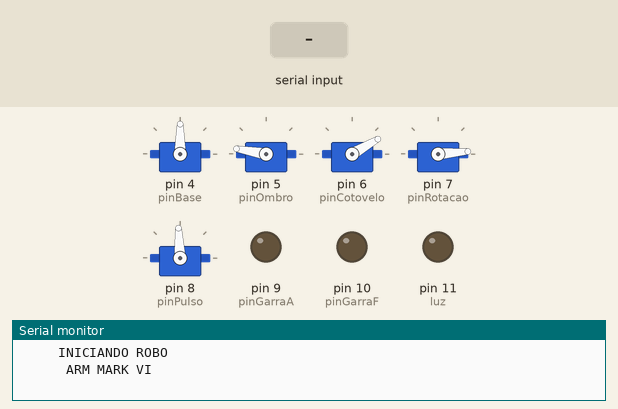
Simulated run of this sketch. Board: Arduino Uno, built with avr-gcc and run on an emulated ATmega328P. Shown: 5 × servo, output pins drawn as LEDs (lit = HIGH), the last lines printed to the serial monitor. The inputs (shaded band) are chosen by the test bench.

Above: at 3.8 s.
3.9 s: "B,45\n" received over the second serial link
At 5.5 s:
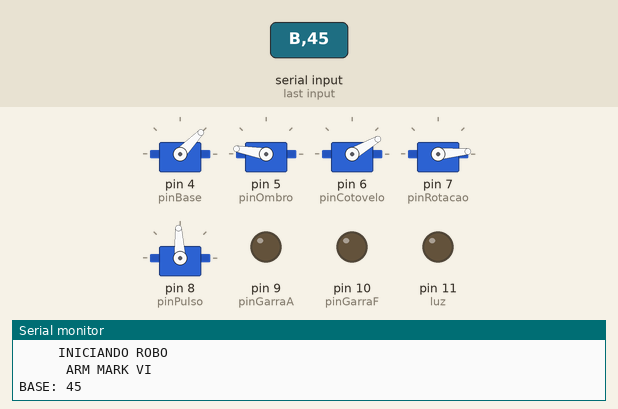
5.8 s: "R90\n" received over Serial
At 7.2 s:
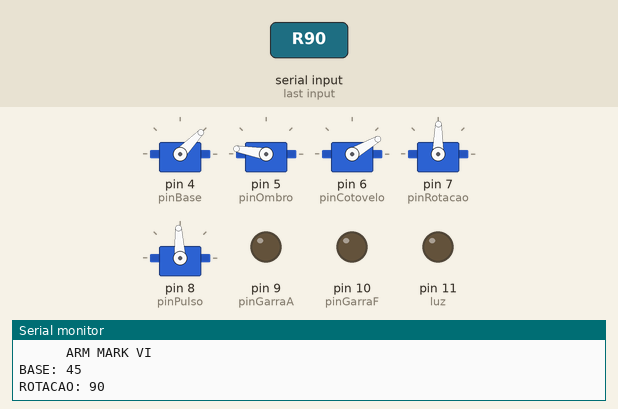
8.1 s: "O,45\n" received over Serial
At 9.8 s:
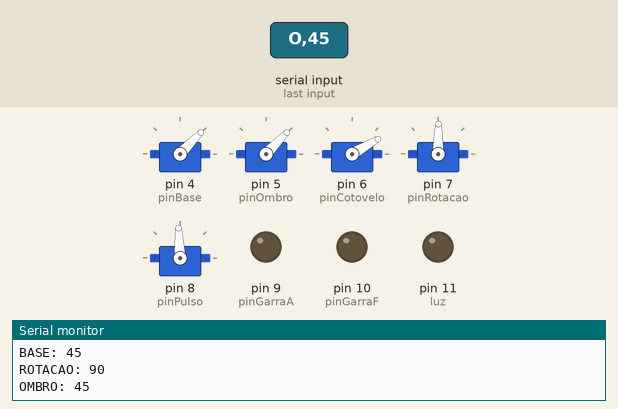
10.1 s: "C90\n" received over the second serial link
At 10.9 s:
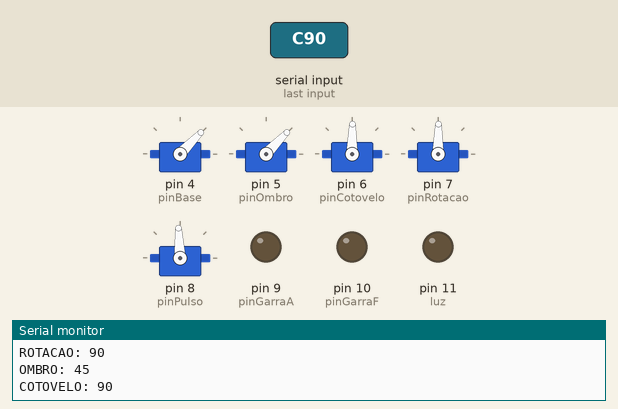
11.8 s: "P,45\n" received over Serial
At 13.2 s:
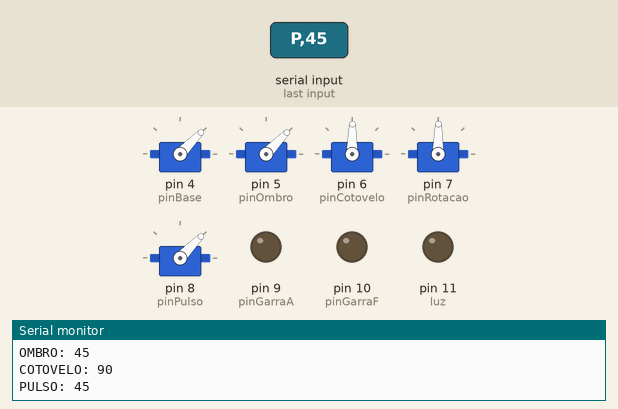
13.5 s: "B90\n" received over Serial
At 14.6 s:
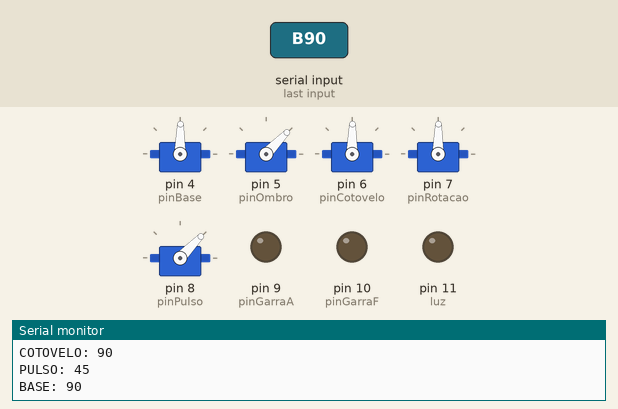
Timing chart, 0 to 16.4 s (numbered marks = the images above; inputs shaded):
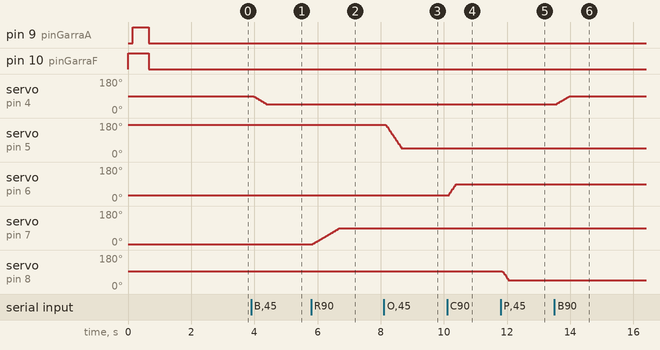

The sketch:

Codigo_Robo_de_impressao_3D_Serial.ino
```cpp
// Bibliotecas
#include <Servo.h>
#include <SoftwareSerial.h>

// Variaveis biblioteca do servo
Servo base;
Servo ombro;
Servo cotovelo;
Servo rotacao;
Servo pulso;
void _Servos(char servo, int posicao);

// Variaveis
bool bluetooth = false;
bool serial = false;
int posicaoAtual = -1;

const int pinBase = 4;
const int pinOmbro = 5;
const int pinCotovelo = 6;
const int pinRotacao = 7;
const int pinPulso = 8;
const int pinGarraA = 9;
const int pinGarraF = 10;
const int luz = 11;
String status_garra = "FECHADA";

// Entradas e Saidas Bluetooth
const int RxD = 3, TxD = 2;
SoftwareSerial Bluetooth(RxD, TxD);  //RX pino 3, TX pino 2

// Outras Funções
void _DisplaySerial(char index, int coordenada);
void _entradaDados(char *articulacao, int *posicao);
void _posicaoInicial();
void _Status();

void setup() {
  // Inicializa as Seriais
  Serial.begin(38400);
  Bluetooth.begin(38400);

  // Define os pinos de entrada
  pinMode(pinGarraA, OUTPUT);
  pinMode(pinGarraF, OUTPUT);
  pinMode(luz, OUTPUT);
  digitalWrite(pinGarraA, LOW);
  digitalWrite(pinGarraF, LOW);
  digitalWrite(luz, LOW);

  // Inicializar os servos motores
  pinMode(pinBase, INPUT);
  pinMode(pinOmbro, INPUT);
  pinMode(pinCotovelo, INPUT);
  pinMode(pinRotacao, INPUT);
  pinMode(pinPulso, INPUT);
  base.attach(pinBase);
  ombro.attach(pinOmbro);
  cotovelo.attach(pinCotovelo);
  rotacao.attach(pinRotacao);
  pulso.attach(pinPulso);
  base.write(90);
  cotovelo.write(30);
  ombro.write(170);
  rotacao.write(5);
  pulso.write(93);
  _Servos('G', 1);

  // Inicializa o display serial
  _DisplaySerial('I', 0);
  _Status();
  // Primeiros comandos
  _entradaDados('x', -1);  // Chamada de função para bloquear a ultima instrução enviada
  _Status();
  delay(1000);
}

void loop() {
  //_Status();
  _Comandos();
}
```

Comandos.ino
```cpp
// Função que envia as coordenadas para acionar os motores
void _Comandos() {
  char articulacao;
  int posicao;
  const int velocidade = 50;

  // Ao chamar a função, é preciso passar os endereços das variáveis onde deseja armazenar os resultados, isso é feito usando o operador '&' antes das variáveis.
  _entradaDados(&articulacao, &posicao);

  if (posicao != -1) {
    if (articulacao == 'B') {
      if (posicaoAtual != posicao) {
        _DisplaySerial(articulacao, posicao);
        _Servos('B', posicao);
      }
      posicaoAtual = posicao;
    } else if (articulacao == 'O') {
      if (posicaoAtual != posicao) {
        _DisplaySerial(articulacao, posicao);
        _Servos('O', posicao);
      }
      posicaoAtual = posicao;
    } else if (articulacao == 'C') {
      if (posicaoAtual != posicao) {
        _DisplaySerial(articulacao, posicao);
        _Servos('C', posicao);
      }
      posicaoAtual = posicao;
    } else if (articulacao == 'P') {
      if (posicaoAtual != posicao) {
        _DisplaySerial(articulacao, posicao);
        _Servos('P', posicao);
      }
      posicaoAtual = posicao;
    } else if (articulacao == 'R') {
      if (posicaoAtual != posicao) {
        _DisplaySerial(articulacao, posicao);
        _Servos('R', posicao);
      }
      posicaoAtual = posicao;
    } else if (articulacao == 'G') {
      if (posicaoAtual != posicao) {
        _DisplaySerial(articulacao, posicao);
        _Servos('G', posicao);
      }
      posicaoAtual = posicao;
    } else if (articulacao == 'L') {
      if (posicaoAtual != posicao) {
        posicao == 1 ? digitalWrite(luz, HIGH) : digitalWrite(luz, LOW);
        _DisplaySerial(articulacao, posicao);
      }
      posicaoAtual = posicao;
    } else if (articulacao == 'Z') {
      _DisplaySerial(articulacao, 0);
      _posicaoInicial();
    }
  }
  _entradaDados('x', -1);
}
```

Seriais.ino
```cpp
// Função que lê as entradas de dados e armazena os resultados nas variáveis apontadas pelos ponteiros '*' nos parametros (*articulacao e *posicao).
void _entradaDados(char *articulacao, int *posicao) {
  String comando = "";
  if (Serial.available() || Bluetooth.available()) {  // Verifica se tem algo na Serial ou no Bluetooth
    if (Serial.available()) {                         // Se tem algo na Serial bloqueia o Bluetooth
      serial = true;
      bluetooth = false;
    } else if (Bluetooth.available()) {  // Se tem algo no Bluetooth bloqueia a Serial
      serial = false;
      bluetooth = true;
    }
    if (serial == true) {
      while (Serial.available()) {      // Enquanto houver bytes disponíveis para leitura, ...
        char caracter = Serial.read();  // recebe o byte como caractere
        comando += caracter;
        delay(10);
      }
    } else if (bluetooth == true) {
      while (Bluetooth.available()) {
        char caracter = Bluetooth.read();
        comando += caracter;
        delay(10);
      }
    }

    String letras;
    String numeros;
    // Iterar através da string de entrada
    for (char caractere : comando) {
      if (isalpha(caractere)) {
        // Se for uma letra, adicione à string de letras
        letras += caractere;
      } else if (isdigit(caractere)) {
        // Se for um dígito, adicione à string de números
        numeros += caractere;
      }
      // Se não for uma letra nem um dígito, ignore
    }

    // Verifica se ouve alguma entrada de coordenada
    if (numeros.length() != NULL) {
      // Converta a string de números para inteiro
      int numeroConvertido = numeros.toInt();
      // Converte o caractere em maiúsculo
      char caractereMaiusculo = toupper(comando[0]);

      // Definindo limites de articulação dos motores
      switch (caractereMaiusculo) {
        case 'B':
          numeroConvertido = constrain(numeroConvertido, 0, 180);
          break;
        case 'O':
          numeroConvertido = constrain(numeroConvertido, 0, 180);
          break;
        case 'C':
          numeroConvertido = constrain(numeroConvertido, 0, 180);
          break;
        case 'P':
          numeroConvertido = constrain(numeroConvertido, 0, 180);
          break;
        case 'R':
          numeroConvertido = constrain(numeroConvertido, 0, 180);
          break;
        case 'G':
          numeroConvertido = constrain(numeroConvertido, 0, 1);  // Fecha ou Abre
          break;
        case 'L':
          numeroConvertido = constrain(numeroConvertido, 0, 1);  // Desliga ou Liga
          break;
        default:
          break;
      }

      *posicao = numeroConvertido;
      *articulacao = caractereMaiusculo;
    } else {
      *posicao = -1;
      *articulacao = 'v';  // v de voide de vazio
    }

    // Quando o aplicativo solicita um status de posição do robo
    if (comando.indexOf("Status") >= 0) _Status();
  }
}
```

Servos_Motores.ino
```cpp
int delay_Base = 10;
int delay_Ombro = 4;
int delay_Cotovelo = 4;
int delay_Pulso = 4;
int delay_Rotacao = 10;
int delay_Garra = 150;

// Função para apontar os servos
void _Servos(char servo, int posicao) {
  if (servo == 'B') {
    int base_atual = base.read();
    if (posicao > base_atual) {
      for (int c = base_atual; c < posicao; c++) {
        base.write(c);
        delay(delay_Base);
      }
    } else {
      for (int c = base_atual; c > posicao; c--) {
        base.write(c);
        delay(delay_Base);
      }
    }
  }

  if (servo == 'O') {
    int ombro_atual = ombro.read();
    if (posicao > ombro_atual) {
      for (int c = ombro_atual; c < posicao; c++) {
        ombro.write(c);
        delay(delay_Ombro);
      }
    } else {
      for (int c = ombro_atual; c > posicao; c--) {
        ombro.write(c);
        delay(delay_Ombro);
      }
    }
  }

  if (servo == 'C') {
    int cotovelo_atual = cotovelo.read();
    if (posicao > cotovelo_atual) {
      for (int c = cotovelo_atual; c < posicao; c++) {
        cotovelo.write(c);
        delay(delay_Cotovelo);
      }
    } else {
      for (int c = cotovelo_atual; c > posicao; c--) {
        cotovelo.write(c);
        delay(delay_Cotovelo);
      }
    }
  }

  if (servo == 'P') {
    int pulso_atual = pulso.read();
    if (posicao > pulso_atual) {
      for (int c = pulso_atual; c < posicao; c++) {
        pulso.write(c);
        delay(delay_Pulso);
      }
    } else {
      for (int c = pulso_atual; c > posicao; c--) {
        pulso.write(c);
        delay(delay_Pulso);
      }
    }
  }

  if (servo == 'R') {
    int rotacao_atual = rotacao.read();
    if (posicao > rotacao_atual) {
      for (int c = rotacao_atual; c < posicao; c++) {
        rotacao.write(c);
        delay(delay_Rotacao);
      }
    } else {
      for (int c = rotacao_atual; c > posicao; c--) {
        rotacao.write(c);
        delay(delay_Rotacao);
      }
    }
  }

  if (servo == 'G') {
    // 1 garra aberta   0 garra fechada
    int potencia = 255;
    if (posicao == 1) {
      // Abre a Garra
      digitalWrite(pinGarraA, LOW);
      analogWrite(pinGarraF, potencia);
      delay(delay_Garra);
      status_garra = "ABERTA";
    } else {
      // Fecha a Garra
      analogWrite(pinGarraA, potencia);
      digitalWrite(pinGarraF, LOW);
      delay(delay_Garra);
      status_garra = "FECHADA";
    }
    // Para o motor
    digitalWrite(pinGarraA, HIGH);
    digitalWrite(pinGarraF, HIGH);
    delay(500);
    digitalWrite(pinGarraA, LOW);
    digitalWrite(pinGarraF, LOW);
  }
}

// Sequencia de movimentos para posicionar o motor inicialmente
void _posicaoInicial() {
  _Servos('B', 90);
  _Servos('C', 30);
  _Servos('O', 170);
  _Servos('R', 5);
  _Servos('P', 93);
  _Servos('G', 1);
  digitalWrite(luz, HIGH);
  delay(2000);
  digitalWrite(luz, LOW);
}
```

Status.ino
```cpp
// Exibe na Serial oque está sendo executado no decorrer do codigo
void _DisplaySerial(char index, int coordenada) {
  switch (index) {
    case '0':
      Serial.println("FUNCAO: ENTRADA DE DADOS");
      break;

    case '1':
      Serial.println("AUTOMACAO 01: MINHA ROTINA");
      break;

    case '2':
      Serial.println("AUTOMACAO 02: PEGAR OVO");
      break;

    case '3':
      Serial.println("AUTOMACAO 03: PEGAR NA ESTEIRA");
      break;

    case 'I':
      Serial.println("\n\n     INICIANDO ROBO     ");
      Serial.println("      ARM MARK VI      \n");
      delay(1000);  // 5000
      break;

    case 'B':
      Serial.print("BASE: ");
      Serial.println(coordenada);
      break;

    case 'O':
      Serial.print("OMBRO: ");
      Serial.println(coordenada);
      break;

    case 'C':
      Serial.print("COTOVELO: ");
      Serial.println(coordenada);
      break;

    case 'P':
      Serial.print("PULSO: ");
      Serial.println(coordenada);
      break;

    case 'R':
      Serial.print("ROTACAO: ");
      Serial.println(coordenada);
      break;

    case 'G':
      Serial.print("GARRA: ");
      Serial.println(coordenada);
      break;

    case 'L':
      Serial.print("LUZ: ");
      digitalRead(luz) == 1 ? Serial.println("LIGADA") : Serial.println("DESLIGADA");
      break;

    case 'Z':
      Serial.print("POSICAO INICIAL");
      break;

    default:
      break;
  }
}

unsigned long tempo_Anterior_Status = 0;
unsigned long intervalo_Status = 2000;  // 1000
// Exibe na Serial constantemente a posição dos servos motores
void _Status() {
  unsigned long tempo_Atual_Status = millis();
  if (tempo_Atual_Status - tempo_Anterior_Status >= intervalo_Status) {
    tempo_Anterior_Status = tempo_Atual_Status;

    String dados = "";
    dados += "B = ";
    dados += base.read();
    dados += " - O = ";
    dados += ombro.read();
    dados += " - C = ";
    dados += cotovelo.read();
    dados += " - P = ";
    dados += pulso.read();
    dados += " - R = ";
    dados += rotacao.read();
    dados += " - G = ";
    dados += status_garra;
    dados += " - L = ";
    digitalRead(luz) == HIGH ? dados += "Ligada" : dados += "Desligada";

    Serial.print("Status: ");
    Serial.println(dados);
  }
}
```

Measured:
- after the input at 3.9 s, servo on pin 4 (pinBase): moves from 90° to 46° over 0.43 s, starting after 0.06 s
- after the input at 5.8 s, servo on pin 7 (pinRotacao): moves from 5° to 89° over 0.84 s, starting after 0.05 s
- after the input at 8.1 s, servo on pin 5 (pinOmbro): moves from 170° to 46° over 0.50 s, starting after 0.06 s
- after the input at 10.1 s, servo on pin 6 (pinCotovelo): moves from 30° to 89° over 0.24 s, starting at once
- after the input at 11.8 s, servo on pin 8 (pinPulso): moves from 93° to 46° over 0.19 s, starting after 0.06 s
- after the input at 13.5 s, servo on pin 4 (pinBase): moves from 46° to 89° over 0.42 s, starting after 0.05 s
